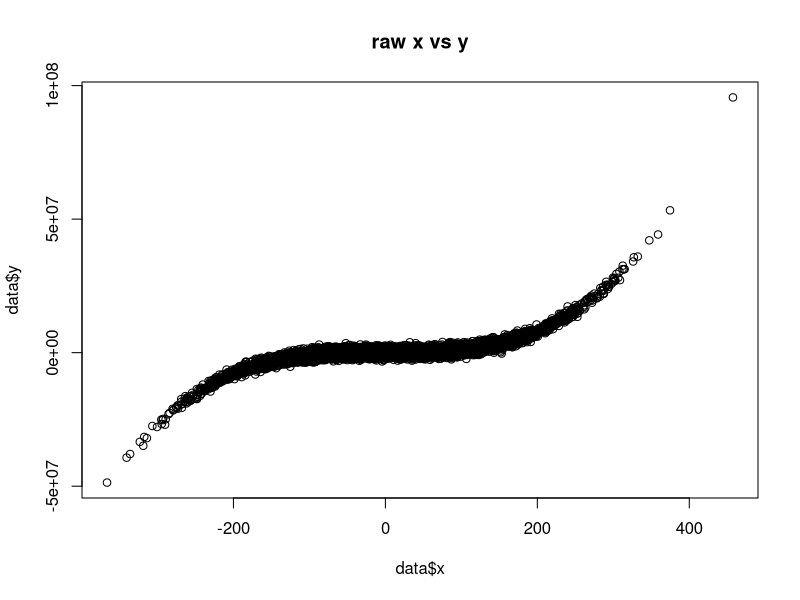

Here is the R script that generated this plot: (Note: this script raises an error after producing the figure.)
# Group Assignment 3
#generating some random data
x <- rnorm(10000,10,100)
y <- x^3 + x^2 + x + rnorm(10000,0,1000000) #y is a polynomial function of x with some noise
data <- data.frame(x,y)
plot(data$x,data$y,main="raw x vs y") #checking the fit of x and y

#this fits a cubic polynomial model
nsplines <- 20 # put the number of splines here
width <- (max(data$x) - min(data$x)) / nsplines
min <- min(x)
#have to create an empty variable for the data
model <- rep(0,nsplines)

#fitting a cubic mondel for each slice
for(i in 1:nsplines){
  subdata <- subset(data, (data$x > (min+width*(i-1) && data$x < (min+width*i)))) # subset data
    #run model on subsetted data and assign it here
    model[i] <- lm(subdata$y~poly(subdata$x,3)) #polynomial model of degree 3
}


f <- function(x){
  for(j in 1:20){
    if (data$x > (min+width*(j-1) && data$x < (min+width*j))) {
       model[[j]][1] + model[[j]][2]*x +  model[[j]][3]*x^2 + model[[j]][4]*x^3
    }
  }
}
plot.function(f,x)
